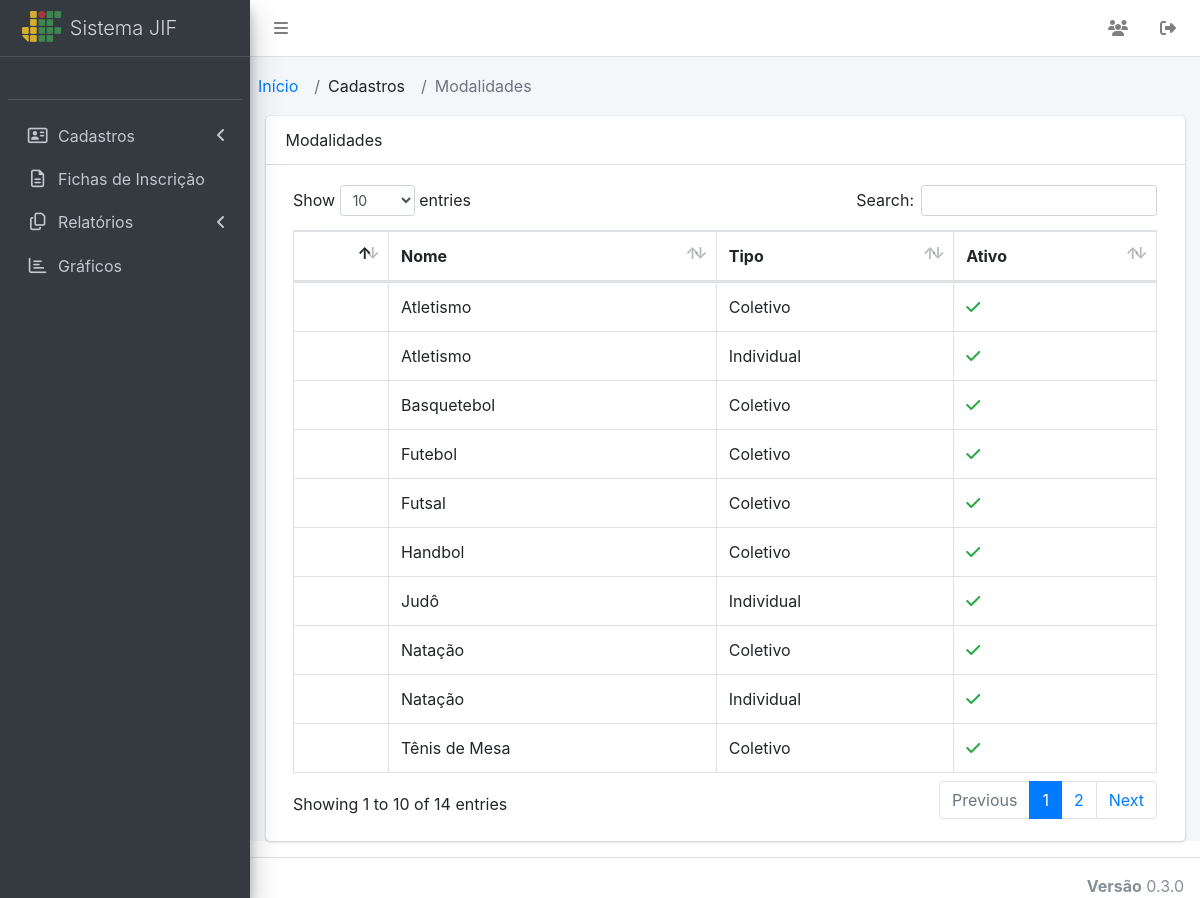
Page /modalidade/ on the committed database.
### jif/models.py (models this page shows, shortened)
class Base(models.Model):
    data_hora_cadastro = models.DateTimeField('Data do Cadastro', auto_now_add=True)
    data_hora_ultima_alteracao = models.DateTimeField('Data da Última Alteração', auto_now=True)
    ativo = models.BooleanField('Ativo', default=True)
    class Meta:
        abstract = True

class Modalidade(Base):
    nome = models.CharField(max_length=100)
    tipo = models.CharField(max_length=1, choices=[['I', 'Individual'], ['C', 'Coletivo']])
    class Meta:
        unique_together = ['nome', 'tipo']
        verbose_name = 'Modalidade'
        verbose_name_plural = 'Modalidades'
    def get_verbose_name_plural(self):
        return self._meta.verbose_name_plural

### jif/views/modalidade_views.py (the view)
# urls.py: path('modalidade/', ModalidadeView.as_view(), name='modalidade'),
class ModalidadeView(View):
    def get(self, request, *args, **kwargs):
        modalidade = Modalidade
        modalidades = modalidade.objects.all().order_by('nome')
        context = {
            'modalidade': modalidade,
            'modalidades': modalidades,
        }
        return render(request, 'jif/modalidade/list.html', context)

### jif/templates/jif/modalidade/list.html (shortened to what this page needs)
{% extends 'base.html' %}
{% block nav_sidebar %}
    {% include 'jif/menu.html' %}
{% endblock %}
{% block breadcrumbs %}
    <ol class="breadcrumb">
        <li class="breadcrumb-item"><a href="{% url 'index' %}">Início</a></li>
        <li class="breadcrumb-item">Cadastros</li>
        <li class="breadcrumb-item active">{{modalidade.get_verbose_name_plural}}</li>
    </ol>
{% endblock %}
{% block content %}
    <div class="card mb-3">
        <div class="card-header">
            {{modalidade.get_verbose_name_plural}}
        </div>
        <div class="card-body">
            <table class="table table-bordered" id="dataTable" width="100%" cellspacing="0">
                <thead>
                    <tr>
                        <th></th>
                        <th>Nome</th>
                        <th>Tipo</th>
                        <th>Ativo</th>
                    </tr>
                </thead>
                <tbody>
                    {% for item in modalidades %}
                    <tr class="row1">
                        <td style="width:70px">
                        </td>
                        <td>
                            <span>{{item.nome}}</span>
                        </td>
                        <td>
                            <span>{{item.get_tipo_display}}</span>
                        </td>
                        <td>
                            {% if item.ativo %}
                            <i class="fa fa-check text-success" title="Sim"></i>
                            {% else %}
                            <i class="fa fa fa-remove text-danger" title="Não"></i>
                            {% endif %}
                        </td>
                    </tr>
                    {% endfor %}
                </tbody>
            </table>
        </div>
    </div>
{% endblock %}

### rows in the picture
Modalidade: nome "Atletismo", tipo "Coletivo", ativo True (drawn)
Modalidade: nome "Atletismo", tipo "Individual", ativo True (drawn)
Modalidade: nome "Basquetebol", tipo "Coletivo", ativo True (drawn)
Modalidade: nome "Futebol", tipo "Coletivo", ativo True (drawn)
Modalidade: nome "Futsal", tipo "Coletivo", ativo True (drawn)
Modalidade: nome "Handbol", tipo "Coletivo", ativo True (drawn)
Modalidade: nome "Judô", tipo "Individual", ativo True (drawn)
Modalidade: nome "Natação", tipo "Coletivo", ativo True (drawn)
Modalidade: nome "Natação", tipo "Individual", ativo True (drawn)
Modalidade: nome "Tênis de Mesa", tipo "Coletivo", ativo True (drawn)

### other values in the picture
{{ modalidade.get_verbose_name_plural }} "Modalidades"
